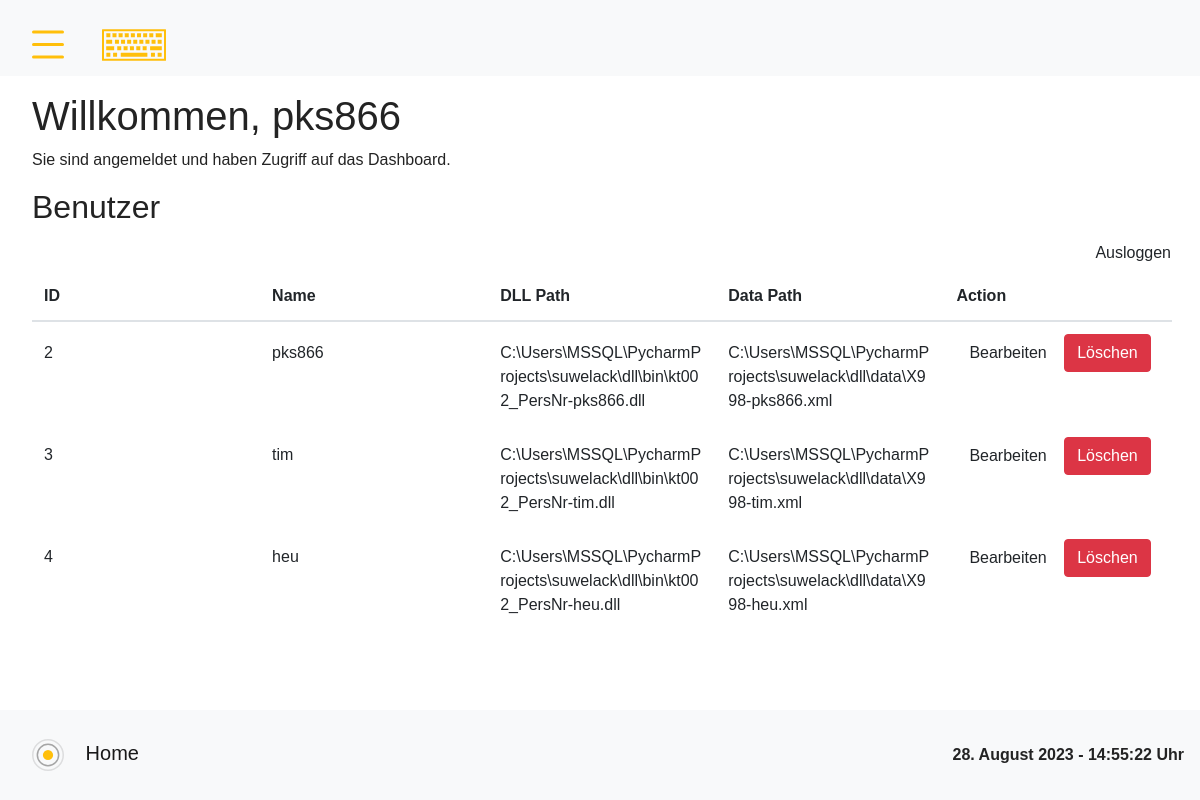
/dashboard (signed in), run on an earlier commit of the app's database.
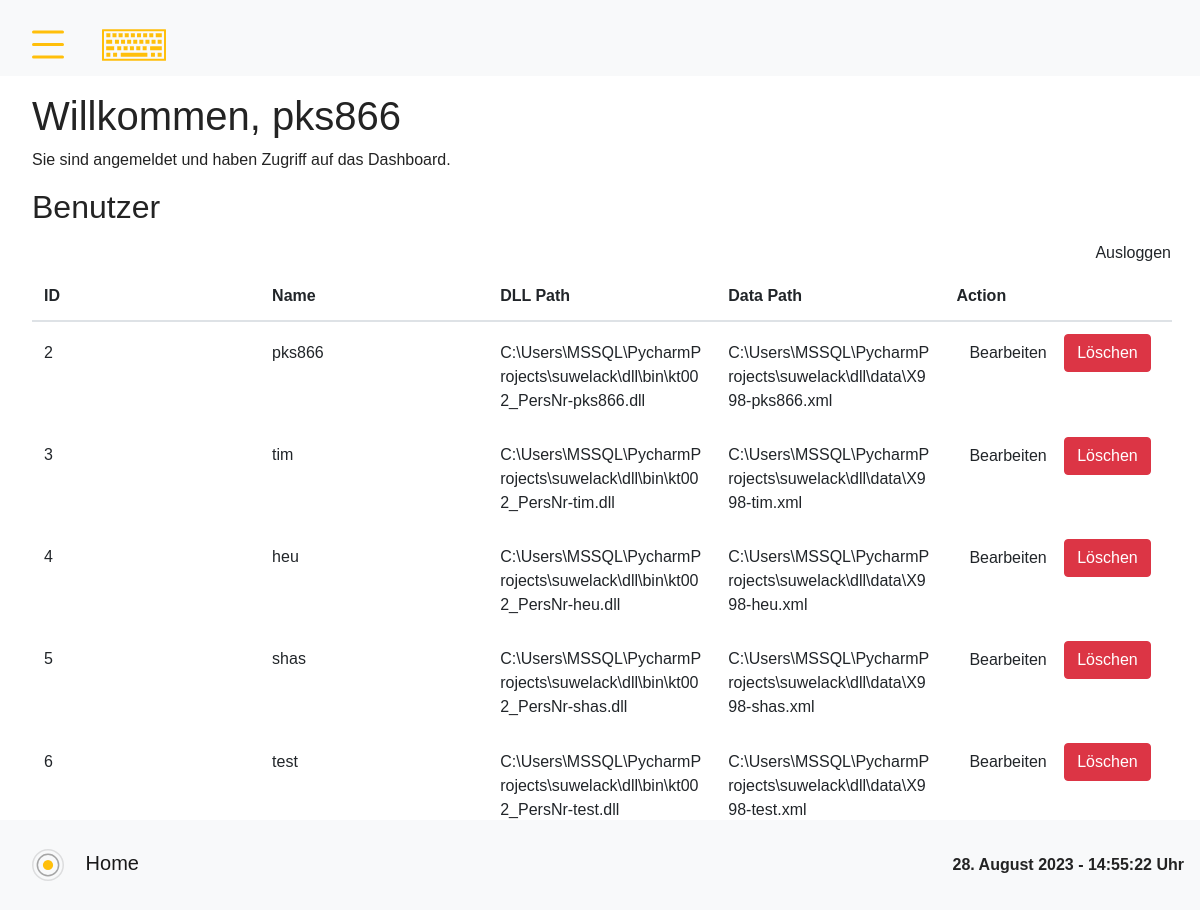
And on a later commit of the database.
### app.py (models this page shows)
class User(db.Model, UserMixin):
    id = db.Column(db.Integer, primary_key=True)
    username = db.Column(db.String(20), unique=True, nullable=False)
    password = db.Column(db.String(60), nullable=False)
    dll_path = db.Column(db.String(100))  # define the dll_path attribute
    dll_path_data = db.Column(db.String(100))

### app.py (the view)
@app.route('/dashboard')
@login_required
def dashboard():
    users = User.query.all()
    return render_template('dashboard.html', users=users, buttonValues=get_list("homeButtons"), sidebarItems=get_list("sidebarItems"))

### app.py (called while the page is built)
@login_manager.user_loader
def load_user(user_id):
    return User.query.get(int(user_id))

### templates/dashboard.html (shortened to what this page needs)
{% extends 'base.html' %}
{% block content %}
  <div class="ml-3">
    <h1>Willkommen, {{ current_user.username }}</h1>
    <p>Sie sind angemeldet und haben Zugriff auf das Dashboard.</p>
    <h2>Benutzer</h2>
    <a href="{{ url_for('logout') }}" class="btn" style="float: right;">Ausloggen</a>
    <table class="table">
      <thead>
        <tr>
          <th>ID</th>
          <th>Name</th>
          <th>DLL Path</th>
          <th>Data Path</th>
          <th>Action</th>
        </tr>
      </thead>
      <tbody>
        {% for user in users %}
          <tr>
            <td>{{ user.id }}</td>
            <td>{{ user.username }}</td>
            <td>{{ user.dll_path }}</td>
            <td>{{ user.dll_path_data }}</td>
            <td>
              <a href="{{ url_for('edit_user', user_id=user.id) }}" class="btn">Bearbeiten</a>
              <button type="button" class="btn btn-danger" data-toggle="modal" data-target="#deleteModal{{ user.id }}">Löschen</button>
            </td>
          </tr>
        {% endfor %}
      </tbody>
    </table>
  </div>
{% endblock %}

### templates/base.html (shortened to what this page needs)
<!doctype html>
<html lang="de" class="notranslate" translate="no">
<head>
    <link rel="stylesheet" type="text/css" href="{{ url_for('static', filename='stackpath.bootstrapcdn.com_bootstrap_4.3.1_css_bootstrap.min.css') }}" />
    <link rel="stylesheet" type="text/css" href="{{ url_for('static', filename='site.css') }}" />
    <link rel="stylesheet" type="text/css" href="{{ url_for('static', filename='keyboard.css') }}" />
</head>
<body>
    <div class="page-wrapper">
        <header class="header">
            <div class="navbar navbar-light bg-light topnav">
                <a class="navbar-brand" href="#">
                    <img onclick="openNav()" src="/static/images/Icons_Menü.svg" width="50" height="50" alt="">
                </a>
                <a class="navbar-brand open-keyboard" onclick="focusMethod()" style="margin-left: 1.25rem; align-self: flex-start !important;"
                    href="#">
                    <img src="/static/images/Icons_Tastatur.svg" width="100" height="50" alt="">
                </a>
            </div>
        </header>
        <main class="main-content">
            <div class="body-content">
                {% block content%}{% endblock %}
            </div>
        </main>
        <footer class="footer">
            <nav class="navbar fixed-bottom navbar-light bg-light">
                <a class="navbar-brand" href="{{ url_for('home', username=username) }}">
                    <img src="/static/images/Icons_Kartenscan.svg" width="64" height="64" alt="">
                    {{ _('Home') }}
                </a>
                <strong id="date-time"></strong>
            </nav>
        </footer>
    </div>
</body>
</html>

### static/site.css (style rules this page uses)
body, html { margin: 0; padding: 0; height: 100%; width: 100%; font-family: 'SF Pro', sans-serif; color: #232323; }
.topnav { justify-content: flex-start; }
table { display: flex; flex-flow: column; height: 80%; width: 99%; }
table thead { flex: 0 0 auto; width: calc(99% - 0.9em); }
table tbody { flex: 1 1 auto; display: block; }
table thead, table tbody tr { display: table; table-layout: fixed; width: 99%; }
.table td, .table th { vertical-align: baseline; border-top: 0rem solid #dee2e6; word-wrap: break-word; }
.page-wrapper { display: flex; flex-direction: column; min-height: 100vh; }
.main-content { flex: 1; overflow-y: auto; max-height: 85vh; }
.body-content { padding: 1rem; }
.footer { padding: 0rem; }

What changed in the data, as far as the page shows it:
added User: id "5", username "shas", dll_path "C:\\Users\\MSSQL\\PycharmProjects\\suwelack\\dll\\bin\\kt002_PersNr-shas.dll", dll_path_data "C:\\Users\\MSSQL\\PycharmProjects\\suwelack\\dll\\data\\X998-shas.xml"
added User: id "6", username "test", dll_path "C:\\Users\\MSSQL\\PycharmProjects\\suwelack\\dll\\bin\\kt002_PersNr-test.dll", dll_path_data "C:\\Users\\MSSQL\\PycharmProjects\\suwelack\\dll\\data\\X998-test.xml"
